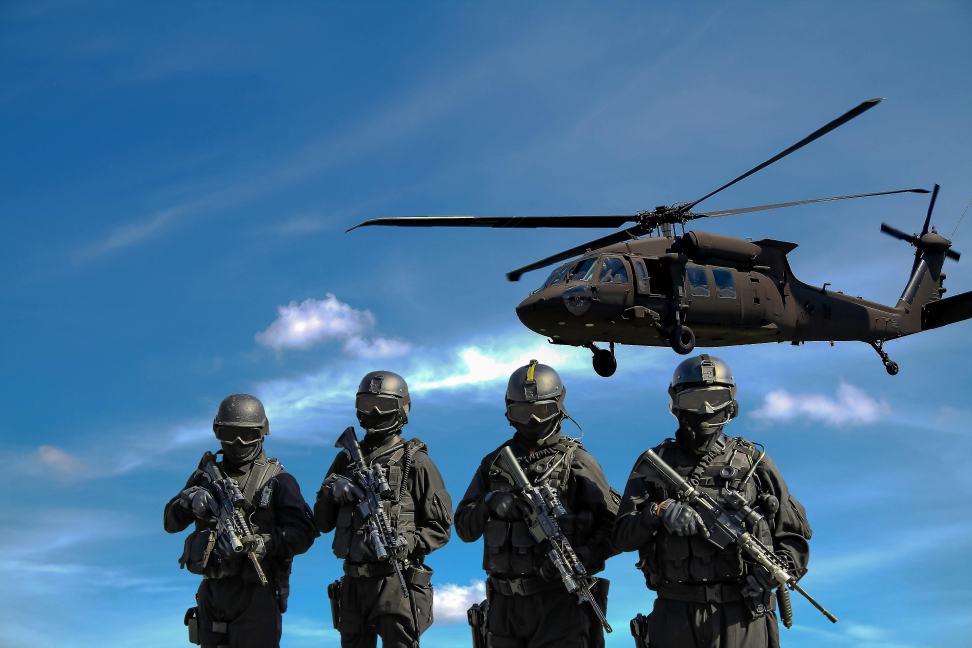
#> input picture img/military.jpg, 3888 x 2592 px (shown at 1/4 size)
$ python first.py
#> lines starting #> are read from the running program, lines starting #| are printed output that depends on the picture; after the words box and inside, x2 and y2 are one past the last pixel; in counts of white or black regions, pixels touching at a corner belong together
import cv2
import numpy as np

img = cv2.imread('img/military.jpg')
#> img is the input picture: shape (2592, 3888, 3); mean B, G, R 144.4, 108.7, 67
img = cv2.resize(img, (640, 480))
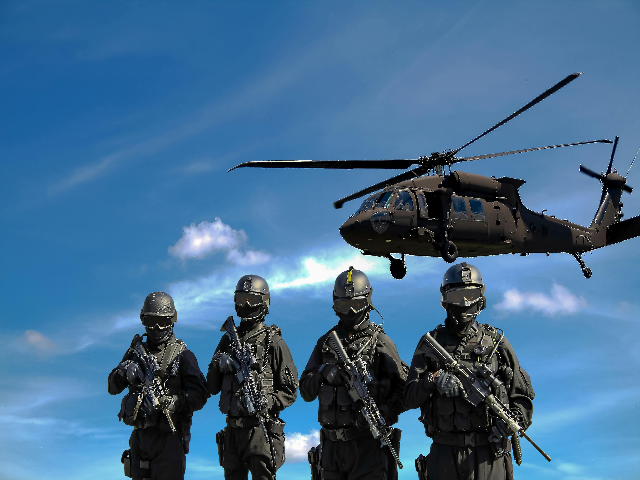
#> img: shape (480, 640, 3); mean B, G, R 144.4, 108.6, 67
img = cv2.cvtColor(img, cv2.COLOR_BGR2GRAY)
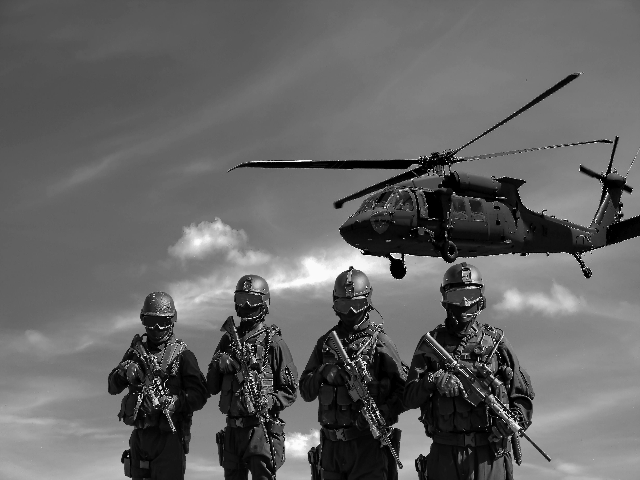
#> img: shape (480, 640); min 0, max 255, mean 100.2

img = cv2.Canny(img, 200, 200)
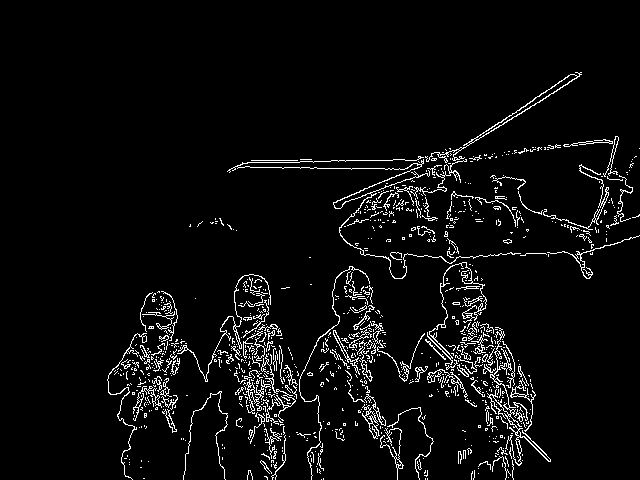
#> img: shape (480, 640); 4.8% white in thin lines or dots, all inside (x1, y1, x2, y2) = (107, 72, 640, 480)

kernel = np.ones((5, 5), np.uint8)
img = cv2.dilate(img, kernel, iterations=1)
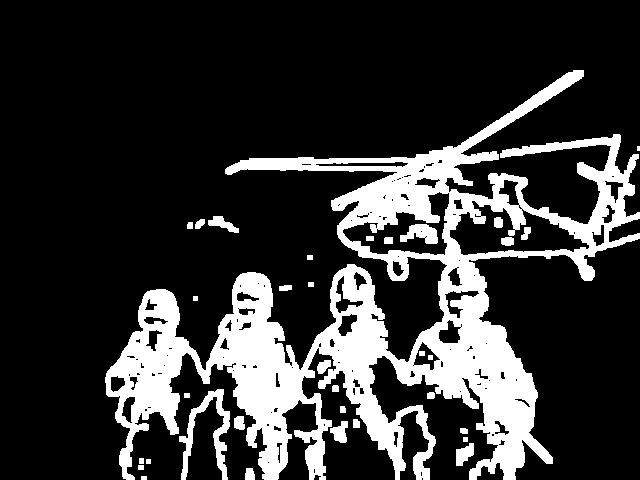
#> img: shape (480, 640); 20.4% white; 34 white regions (1 under 20 px), largest, box (x1, y1, x2, y2) and area: (105, 70, 640, 480) 58462, (179, 389, 230, 480) 1357, (400, 224, 438, 244) 479

img = cv2.erode(img, kernel, iterations=1)
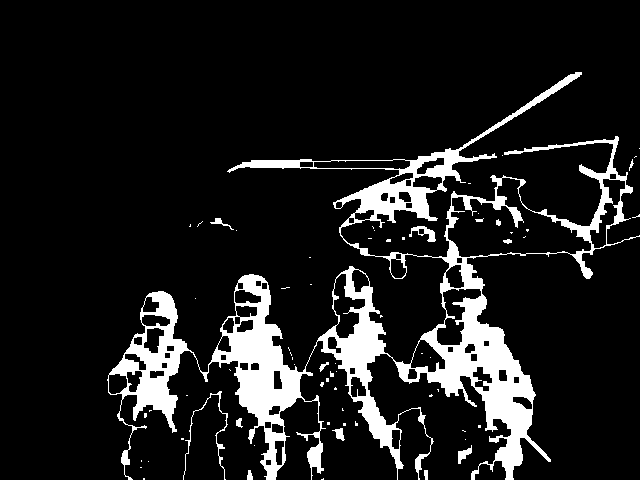
#> img: shape (480, 640); 11.4% white; 68 white regions (54 under 20 px), largest, box (x1, y1, x2, y2) and area: (107, 72, 640, 480) 33850, (183, 391, 228, 480) 301, (409, 226, 436, 242) 178

cv2.imshow("nocolor image", img)
cv2.waitKey(0)

$ run again, with img/pexels-denniz-futalan-339724-1344261.jpg copied over img/military.jpg
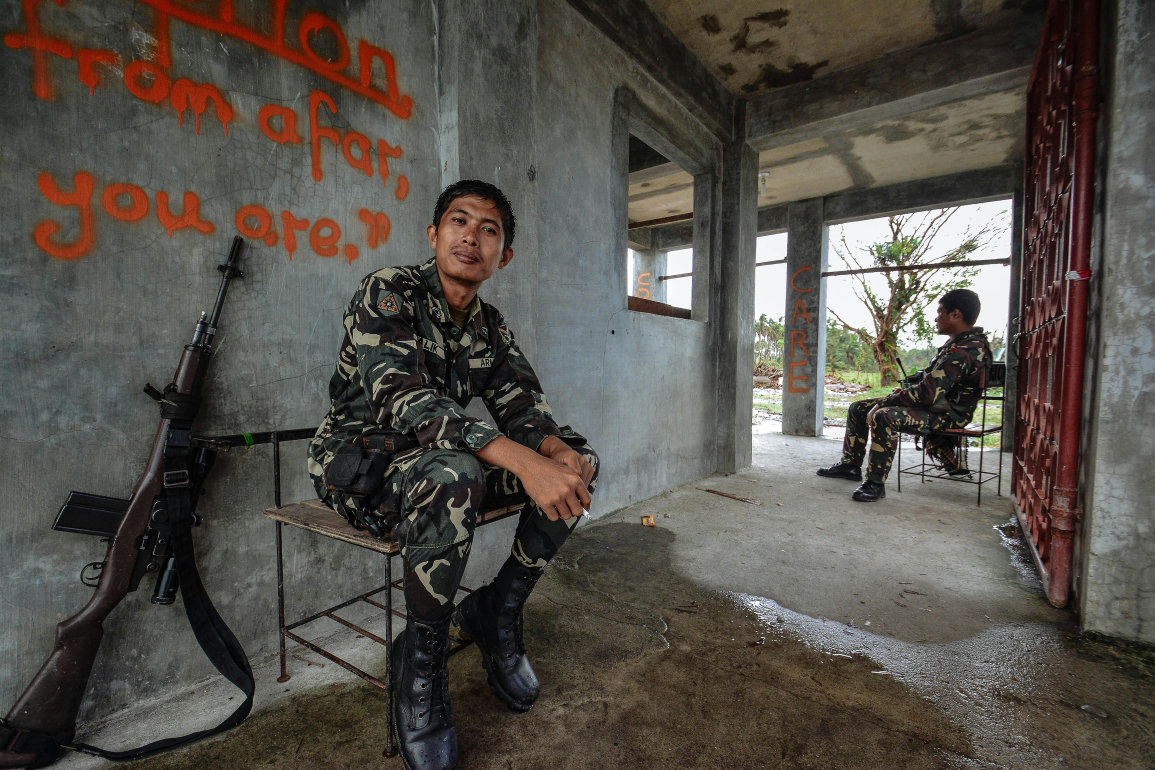
#> input picture img/pexels-denniz-futalan-339724-1344261.jpg, 3464 x 2309 px (shown at 1/3 size)
#> img is the input picture: shape (2309, 3464, 3); mean B, G, R 73.5, 80.3, 85.4
#> `img = cv2.Canny(img, 200, 200)`:
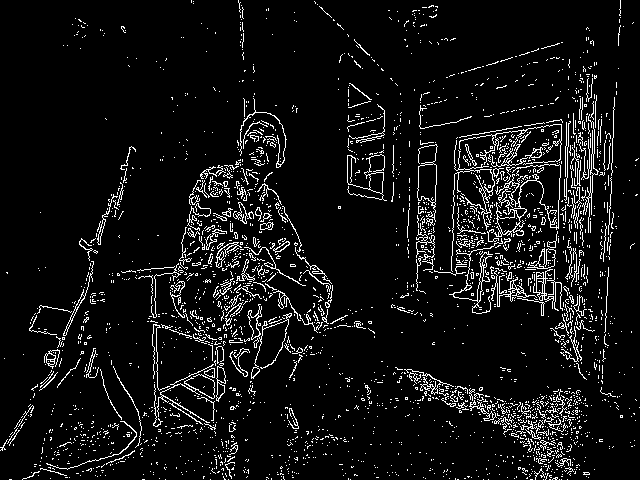
#> img: shape (480, 640); 7.1% white in thin lines or dots
#> `img = cv2.erode(img, kernel, iterations=1)`:
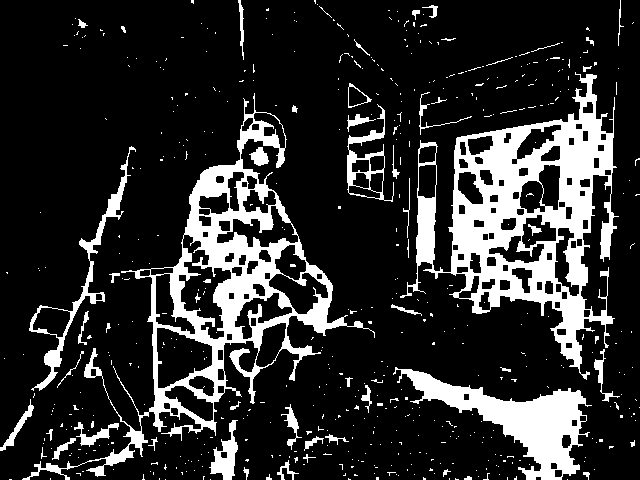
#> img: shape (480, 640); 18% white; 537 white regions (480 under 20 px), largest, box (x1, y1, x2, y2) and area: (400, 72, 619, 380) 21262, (22, 93, 375, 480) 17602, (393, 367, 592, 480) 7114

$ run again, with img/pexels-matthew-hintz-834554-9845030.jpg copied over img/military.jpg
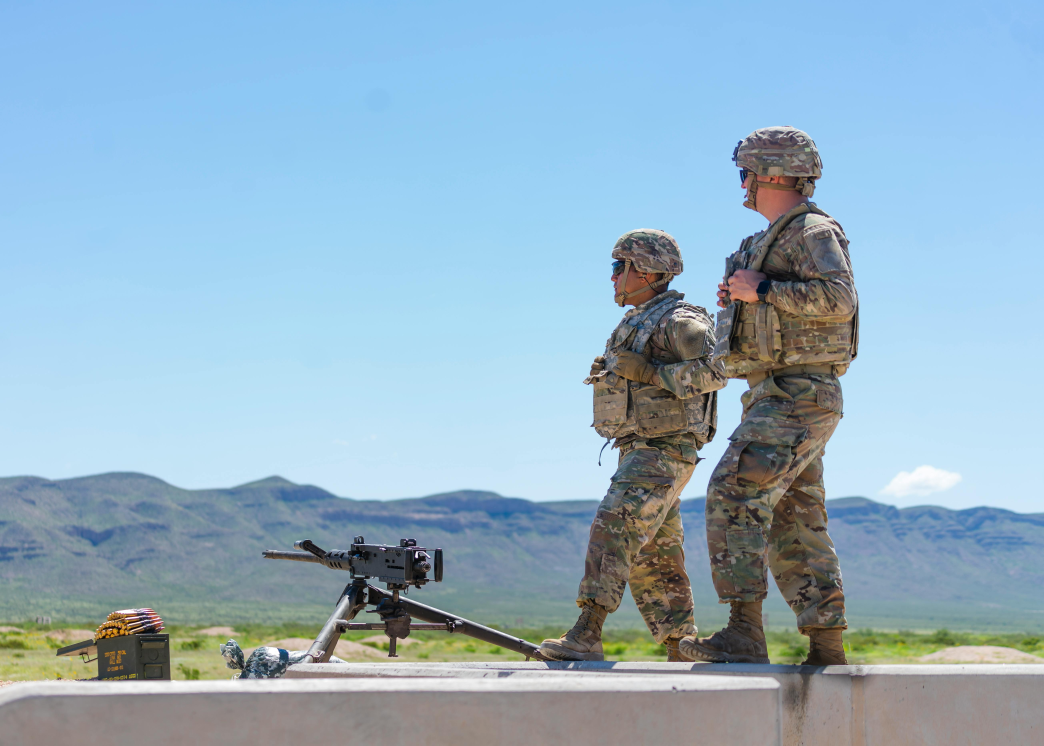
#> input picture img/pexels-matthew-hintz-834554-9845030.jpg, 5219 x 3728 px (shown at 1/5 size)
#> img is the input picture: shape (3728, 5219, 3); mean B, G, R 194.6, 176.1, 147.5
#> `img = cv2.Canny(img, 200, 200)`:
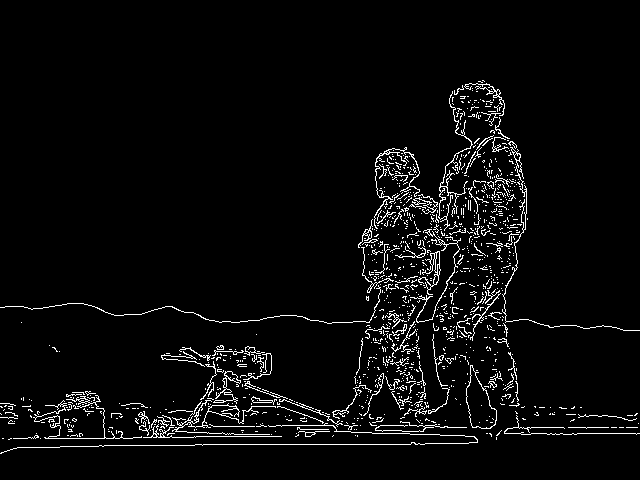
#> img: shape (480, 640); 4.1% white in thin lines or dots, all inside (x1, y1, x2, y2) = (0, 80, 640, 454)
#> `img = cv2.erode(img, kernel, iterations=1)`:
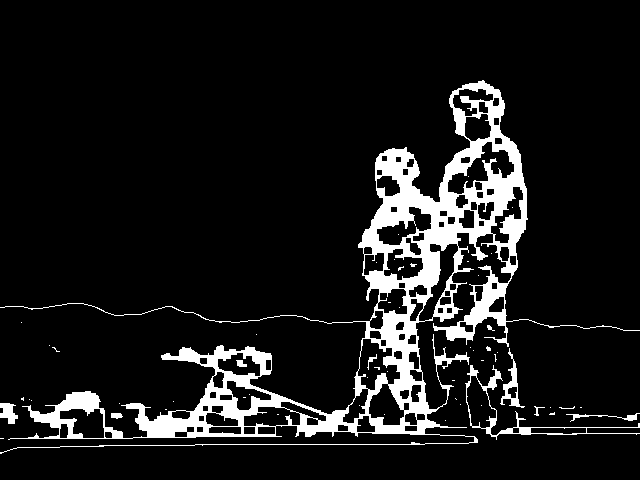
#> img: shape (480, 640); 10% white; 56 white regions (46 under 20 px), largest, box (x1, y1, x2, y2) and area: (0, 80, 640, 454) 28572, (465, 365, 640, 440) 977, (500, 348, 525, 408) 377
